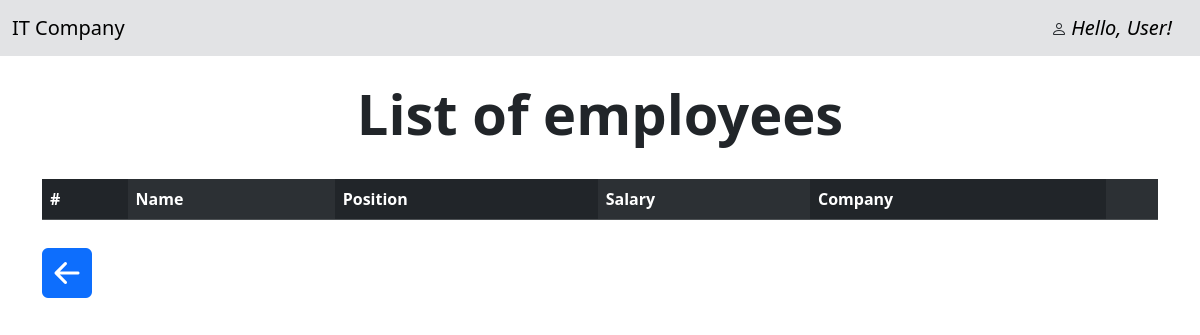
Before: /listEmployee/ with the older database file.
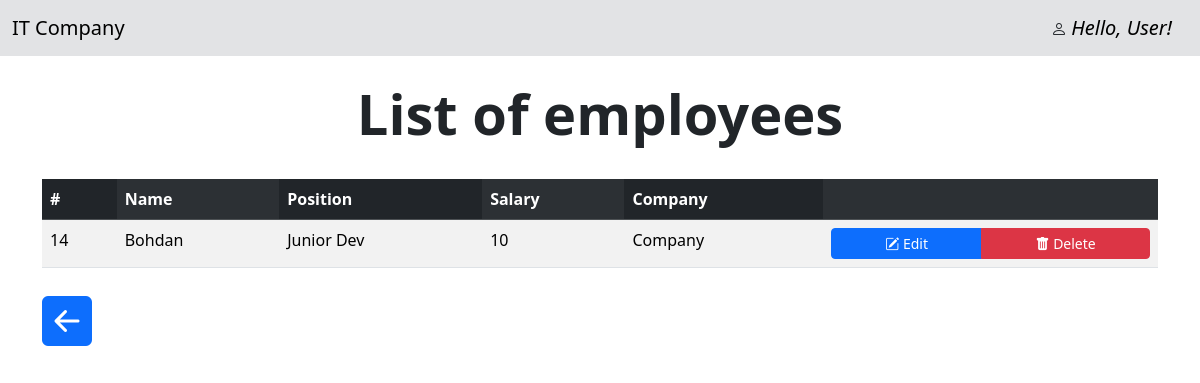
After: the same page with the newer database file.
### polls/models.py (models this page shows, shortened)
class Employee(models.Model):
    company = models.ForeignKey(Company, on_delete=models.CASCADE)
    name = models.CharField(max_length=15)
    position = models.CharField(max_length=20)
    salary = models.SmallIntegerField(default=0)

class Company(models.Model):
    name = models.CharField(max_length=25)
    speciality = models.CharField(max_length=20)
    locate = models.CharField(max_length=20)
    def __str__(self):
        return self.name

### polls/views.py (the view)
# urls.py: path('listEmployee/', views.EmployeeListView.as_view(), name='listEmployee'),
class EmployeeListView(ListView):
    model = Employee
    template_name = 'listEmployee.html'
    context_object_name = 'employees'
    def get_context_data(self, **kwargs):
        context = super().get_context_data(**kwargs)
        context['success_message'] = self.request.session.pop('success_message', None)
        return context

### templates/listEmployee.html (shortened to what this page needs)
    <!DOCTYPE html>
    <html lang="en">
    <head>
        <link rel="stylesheet" href="https://cdn.jsdelivr.net/npm/bootstrap-icons@1.11.3/font/bootstrap-icons.min.css">
         <link href="https://cdn.jsdelivr.net/npm/bootstrap@5.3.3/dist/css/bootstrap.min.css" rel="stylesheet">
    </head>
        <body class="">
        <nav class="navbar navbar-expand-lg bg-secondary-subtle">
              <div class="container-fluid">
                <a class="navbar-brand" href="{% url 'index' %}">IT Company</a>
                  <div class="d-flex">
                      <i class="bi bi-person">
                          <a class="navbar-brand" href="{% url 'index' %}">Hello, User!</a>
                      </i>
                  </div>
              </div>
            </nav>
            <br>
            <div class="container">
                 <h4 class="display-4 text-center fw-bold">List of employees</h4>
                <br>
                <table class="table table-striped table-striped-columns">
                  <thead class="table-dark">
                    <tr>
                      <th scope="col">#</th>
                      <th scope="col">Name</th>
                      <th scope="col">Position</th>
                      <th scope="col">Salary</th>
                        <th scope="col">Company</th>
                        <th scope="col"></th>
                    </tr>
                  </thead>
                  <tbody>
                    {% for employee in employees %}
                    <tr>
                        <td scope="row">{{ employee.id }}</td>
                        <td>{{ employee.name }}</td>
                        <td>{{ employee.position }}</td>
                        <td>{{ employee.salary }}</td>
                        <td>{{ employee.company }}</td>
                        <td>
                            <div class="btn-group d-flex justify-content-center">
                                <a href="{% url 'update_employee' employee.id %}" class="btn btn-sm btn-primary">
                                <i class="bi bi-pencil-square"></i> Edit
                            </a>
                            <a href="{% url 'delete_employee' employee.id %}" class="btn btn-sm btn-danger ">
                                <i class="bi bi-trash-fill"></i> Delete
                            </a>
                            </div>
                        </td>
                    </tr>
                    {% endfor %}
                  </tbody>
                </table>
            <a href="{% url 'index' %}"><i class="bi bi-arrow-left-square-fill btn-lg" style="font-size: 50px"></i></a>
            </div>
        </body>
</html>

Changed rows visible on the page:
added Employee: id "14", name "Bohdan", position "Junior Dev", salary "10", company "Company"
